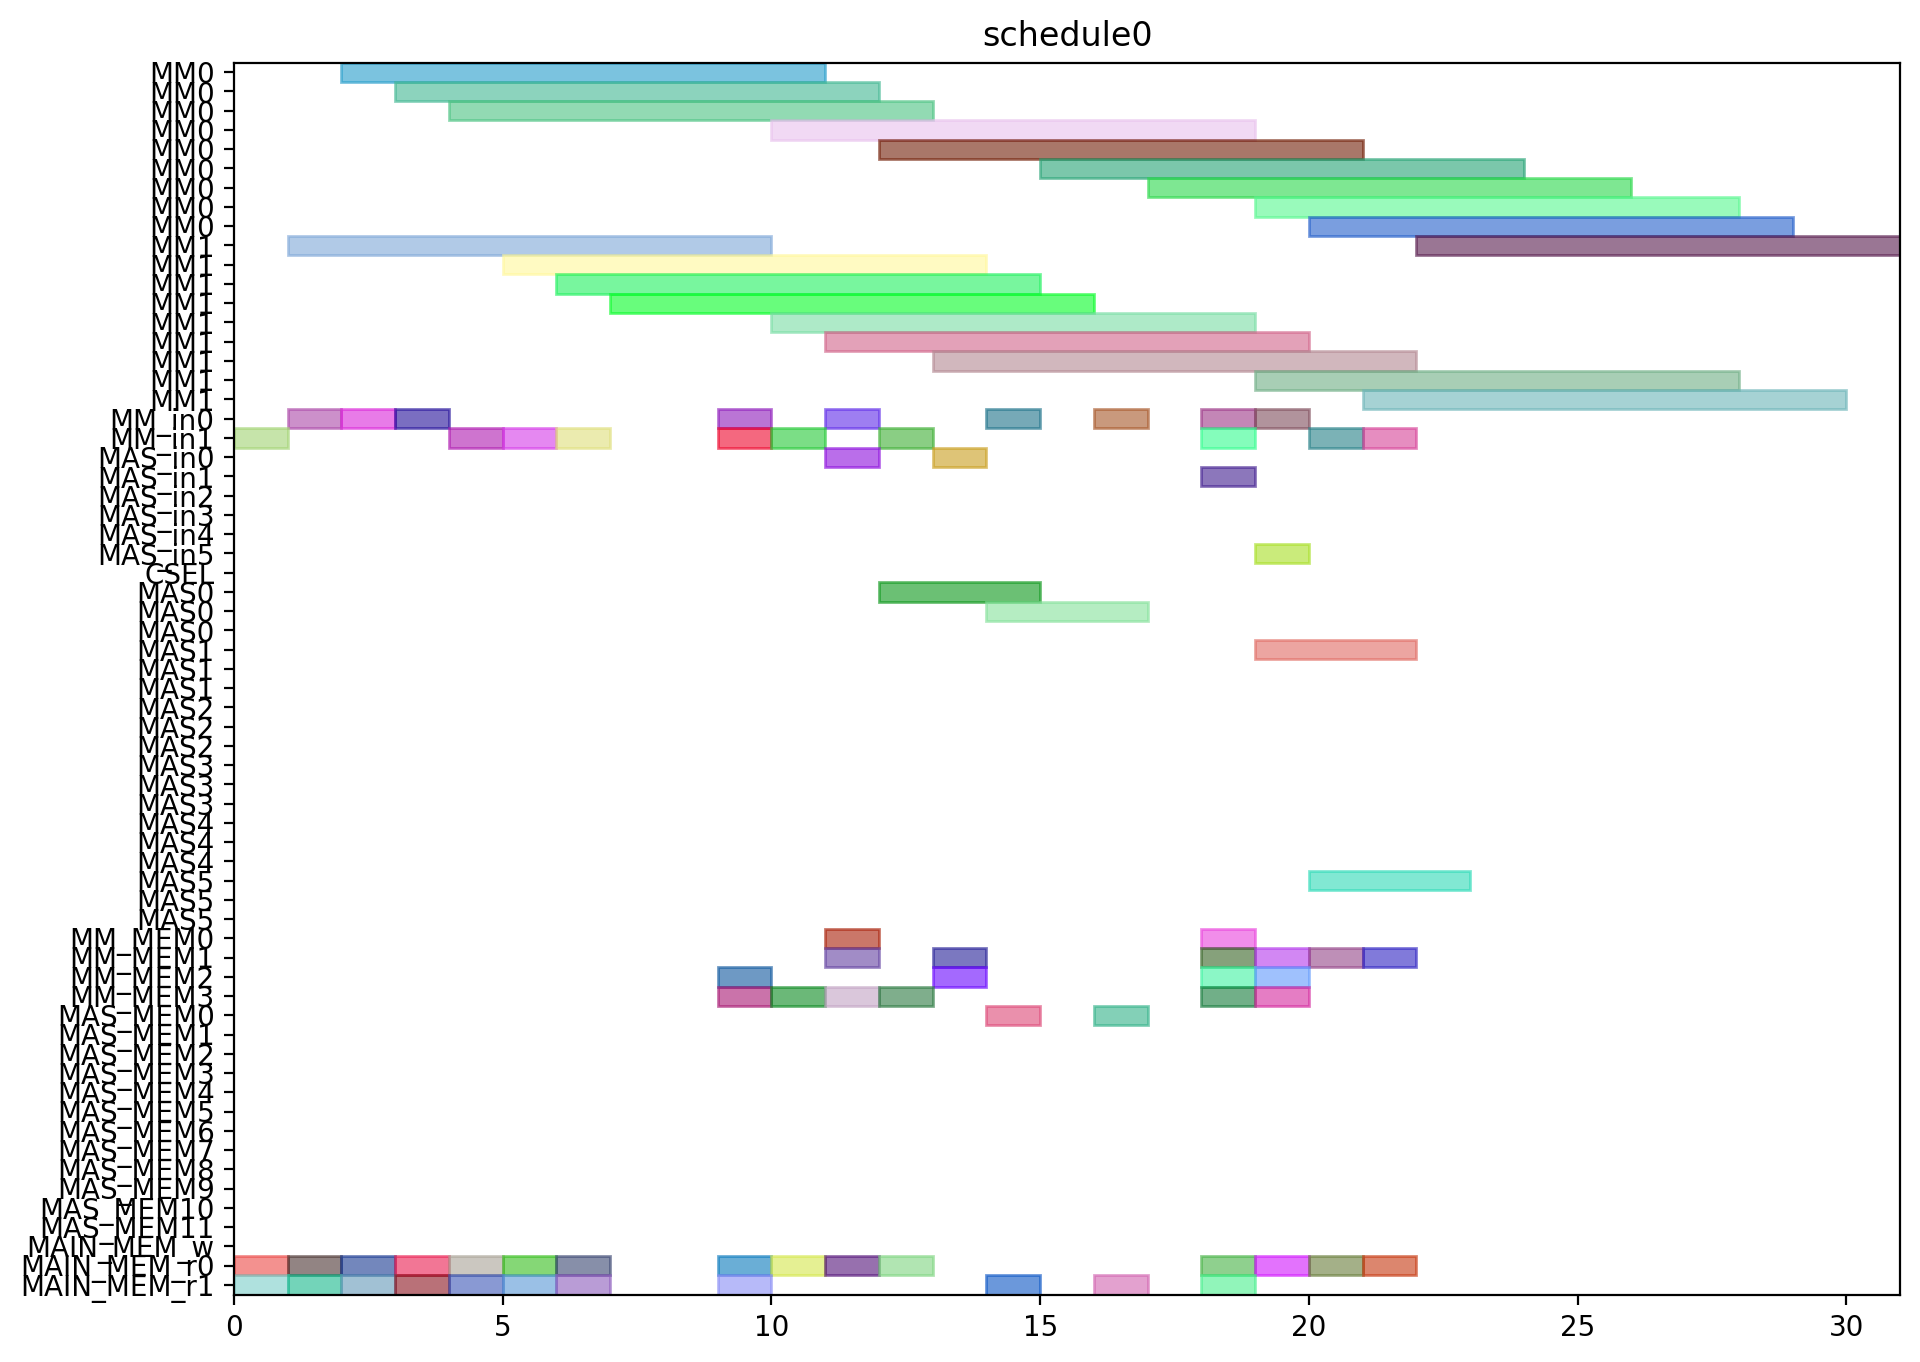

Write Python code to recreate this figure.
from pyschedule import Scenario, solvers, plotters, alt


def solve():
	horizon = 120
	S = Scenario("schedule0", horizon=horizon)

	# resource
	MM = S.Resources('MM', num=2, size=9)
	MM_in = S.Resources('MM_in', num=2)
	MAS_in = S.Resources('MAS_in', num=6)
	CSEL = S.Resource('CSEL')
	MAS = S.Resources('MAS', num=6, size=3, periods=range(1, horizon))
	MM_MEM = S.Resources('MM_MEM', num=4)
	MAS_MEM = S.Resources('MAS_MEM', num=12)
	MAIN_MEM_w = S.Resource('MAIN_MEM_w', size=1)
	MAIN_MEM_r = S.Resources('MAIN_MEM_r', num=2)

	# result of previous scheduling

	# new tasks
	Z_exp2 = S.Task('Z_exp2', length=9, delay_cost=1)
	Z_exp2 += alt(MM)
	Z_exp2_in = S.Task('Z_exp2_in', length=1, delay_cost=1)
	Z_exp2_in += alt(MM_in)
	S += Z_exp2_in*MM_in[0]<=Z_exp2*MM[0]
	S += Z_exp2_in*MM_in[1]<=Z_exp2*MM[1]
	Z_exp2_mem0 = S.Task('Z_exp2_mem0', length=1, delay_cost=1)
	Z_exp2_mem0 += MAIN_MEM_r[0]
	S += Z_exp2_mem0 <= Z_exp2

	Z_exp2_mem1 = S.Task('Z_exp2_mem1', length=1, delay_cost=1)
	Z_exp2_mem1 += MAIN_MEM_r[1]
	S += Z_exp2_mem1 <= Z_exp2

	NX0 = S.Task('NX0', length=9, delay_cost=1)
	NX0 += alt(MM)
	NX0_in = S.Task('NX0_in', length=1, delay_cost=1)
	NX0_in += alt(MM_in)
	S += NX0_in*MM_in[0]<=NX0*MM[0]
	S += NX0_in*MM_in[1]<=NX0*MM[1]
	NX0_mem0 = S.Task('NX0_mem0', length=1, delay_cost=1)
	NX0_mem0 += MAIN_MEM_r[0]
	S += NX0_mem0 <= NX0

	NX0_mem1 = S.Task('NX0_mem1', length=1, delay_cost=1)
	NX0_mem1 += MAIN_MEM_r[1]
	S += NX0_mem1 <= NX0

	k0_10_Z1 = S.Task('k0_10_Z1', length=9, delay_cost=1)
	k0_10_Z1 += alt(MM)
	k0_10_Z1_in = S.Task('k0_10_Z1_in', length=1, delay_cost=1)
	k0_10_Z1_in += alt(MM_in)
	S += k0_10_Z1_in*MM_in[0]<=k0_10_Z1*MM[0]
	S += k0_10_Z1_in*MM_in[1]<=k0_10_Z1*MM[1]
	k0_10_Z1_mem0 = S.Task('k0_10_Z1_mem0', length=1, delay_cost=1)
	k0_10_Z1_mem0 += MAIN_MEM_r[0]
	S += k0_10_Z1_mem0 <= k0_10_Z1

	k0_10_Z1_mem1 = S.Task('k0_10_Z1_mem1', length=1, delay_cost=1)
	k0_10_Z1_mem1 += MAIN_MEM_r[1]
	S += k0_10_Z1_mem1 <= k0_10_Z1

	DX0 = S.Task('DX0', length=9, delay_cost=1)
	DX0 += alt(MM)
	DX0_in = S.Task('DX0_in', length=1, delay_cost=1)
	DX0_in += alt(MM_in)
	S += DX0_in*MM_in[0]<=DX0*MM[0]
	S += DX0_in*MM_in[1]<=DX0*MM[1]
	DX0_mem0 = S.Task('DX0_mem0', length=1, delay_cost=1)
	DX0_mem0 += MAIN_MEM_r[0]
	S += DX0_mem0 <= DX0

	DX0_mem1 = S.Task('DX0_mem1', length=1, delay_cost=1)
	DX0_mem1 += MAIN_MEM_r[1]
	S += DX0_mem1 <= DX0

	NY0 = S.Task('NY0', length=9, delay_cost=1)
	NY0 += alt(MM)
	NY0_in = S.Task('NY0_in', length=1, delay_cost=1)
	NY0_in += alt(MM_in)
	S += NY0_in*MM_in[0]<=NY0*MM[0]
	S += NY0_in*MM_in[1]<=NY0*MM[1]
	NY0_mem0 = S.Task('NY0_mem0', length=1, delay_cost=1)
	NY0_mem0 += MAIN_MEM_r[0]
	S += NY0_mem0 <= NY0

	NY0_mem1 = S.Task('NY0_mem1', length=1, delay_cost=1)
	NY0_mem1 += MAIN_MEM_r[1]
	S += NY0_mem1 <= NY0

	k2_14_Z1 = S.Task('k2_14_Z1', length=9, delay_cost=1)
	k2_14_Z1 += alt(MM)
	k2_14_Z1_in = S.Task('k2_14_Z1_in', length=1, delay_cost=1)
	k2_14_Z1_in += alt(MM_in)
	S += k2_14_Z1_in*MM_in[0]<=k2_14_Z1*MM[0]
	S += k2_14_Z1_in*MM_in[1]<=k2_14_Z1*MM[1]
	k2_14_Z1_mem0 = S.Task('k2_14_Z1_mem0', length=1, delay_cost=1)
	k2_14_Z1_mem0 += MAIN_MEM_r[0]
	S += k2_14_Z1_mem0 <= k2_14_Z1

	k2_14_Z1_mem1 = S.Task('k2_14_Z1_mem1', length=1, delay_cost=1)
	k2_14_Z1_mem1 += MAIN_MEM_r[1]
	S += k2_14_Z1_mem1 <= k2_14_Z1

	DY0 = S.Task('DY0', length=9, delay_cost=1)
	DY0 += alt(MM)
	DY0_in = S.Task('DY0_in', length=1, delay_cost=1)
	DY0_in += alt(MM_in)
	S += DY0_in*MM_in[0]<=DY0*MM[0]
	S += DY0_in*MM_in[1]<=DY0*MM[1]
	DY0_mem0 = S.Task('DY0_mem0', length=1, delay_cost=1)
	DY0_mem0 += MAIN_MEM_r[0]
	S += DY0_mem0 <= DY0

	DY0_mem1 = S.Task('DY0_mem1', length=1, delay_cost=1)
	DY0_mem1 += MAIN_MEM_r[1]
	S += DY0_mem1 <= DY0

	Z_exp3 = S.Task('Z_exp3', length=9, delay_cost=1)
	Z_exp3 += alt(MM)
	Z_exp3_in = S.Task('Z_exp3_in', length=1, delay_cost=1)
	Z_exp3_in += alt(MM_in)
	S += Z_exp3_in*MM_in[0]<=Z_exp3*MM[0]
	S += Z_exp3_in*MM_in[1]<=Z_exp3*MM[1]
	Z_exp3_mem0 = S.Task('Z_exp3_mem0', length=1, delay_cost=1)
	Z_exp3_mem0 += alt(MM_MEM)
	S += (Z_exp2*MM[0])-1 < Z_exp3_mem0*MM_MEM[0]
	S += (Z_exp2*MM[1])-1 < Z_exp3_mem0*MM_MEM[2]
	S += Z_exp3_mem0 <= Z_exp3

	Z_exp3_mem1 = S.Task('Z_exp3_mem1', length=1, delay_cost=1)
	Z_exp3_mem1 += MAIN_MEM_r[1]
	S += Z_exp3_mem1 <= Z_exp3

	NX1_ = S.Task('NX1_', length=3, delay_cost=1)
	NX1_ += alt(MAS)
	NX1__in = S.Task('NX1__in', length=1, delay_cost=1)
	NX1__in += alt(MAS_in)
	S += NX1__in*MAS_in[0]<=NX1_*MAS[0]

	S += NX1__in*MAS_in[1]<=NX1_*MAS[1]

	S += NX1__in*MAS_in[2]<=NX1_*MAS[2]

	S += NX1__in*MAS_in[3]<=NX1_*MAS[3]

	S += NX1__in*MAS_in[4]<=NX1_*MAS[4]

	S += NX1__in*MAS_in[5]<=NX1_*MAS[5]

	NX1__mem0 = S.Task('NX1__mem0', length=1, delay_cost=1)
	NX1__mem0 += alt(MM_MEM)
	S += (NX0*MM[0])-1 < NX1__mem0*MM_MEM[0]
	S += (NX0*MM[1])-1 < NX1__mem0*MM_MEM[2]
	S += NX1__mem0 <= NX1_

	NX1__mem1 = S.Task('NX1__mem1', length=1, delay_cost=1)
	NX1__mem1 += alt(MM_MEM)
	S += (k0_10_Z1*MM[0])-1 < NX1__mem1*MM_MEM[1]
	S += (k0_10_Z1*MM[1])-1 < NX1__mem1*MM_MEM[3]
	S += NX1__mem1 <= NX1_

	k0_9_Z2 = S.Task('k0_9_Z2', length=9, delay_cost=1)
	k0_9_Z2 += alt(MM)
	k0_9_Z2_in = S.Task('k0_9_Z2_in', length=1, delay_cost=1)
	k0_9_Z2_in += alt(MM_in)
	S += k0_9_Z2_in*MM_in[0]<=k0_9_Z2*MM[0]
	S += k0_9_Z2_in*MM_in[1]<=k0_9_Z2*MM[1]
	k0_9_Z2_mem0 = S.Task('k0_9_Z2_mem0', length=1, delay_cost=1)
	k0_9_Z2_mem0 += MAIN_MEM_r[0]
	S += k0_9_Z2_mem0 <= k0_9_Z2

	k0_9_Z2_mem1 = S.Task('k0_9_Z2_mem1', length=1, delay_cost=1)
	k0_9_Z2_mem1 += alt(MM_MEM)
	S += (Z_exp2*MM[0])-1 < k0_9_Z2_mem1*MM_MEM[1]
	S += (Z_exp2*MM[1])-1 < k0_9_Z2_mem1*MM_MEM[3]
	S += k0_9_Z2_mem1 <= k0_9_Z2

	k1_9_Z2 = S.Task('k1_9_Z2', length=9, delay_cost=1)
	k1_9_Z2 += alt(MM)
	k1_9_Z2_in = S.Task('k1_9_Z2_in', length=1, delay_cost=1)
	k1_9_Z2_in += alt(MM_in)
	S += k1_9_Z2_in*MM_in[0]<=k1_9_Z2*MM[0]
	S += k1_9_Z2_in*MM_in[1]<=k1_9_Z2*MM[1]
	k1_9_Z2_mem0 = S.Task('k1_9_Z2_mem0', length=1, delay_cost=1)
	k1_9_Z2_mem0 += MAIN_MEM_r[0]
	S += k1_9_Z2_mem0 <= k1_9_Z2

	k1_9_Z2_mem1 = S.Task('k1_9_Z2_mem1', length=1, delay_cost=1)
	k1_9_Z2_mem1 += alt(MM_MEM)
	S += (Z_exp2*MM[0])-1 < k1_9_Z2_mem1*MM_MEM[1]
	S += (Z_exp2*MM[1])-1 < k1_9_Z2_mem1*MM_MEM[3]
	S += k1_9_Z2_mem1 <= k1_9_Z2

	NY1_ = S.Task('NY1_', length=3, delay_cost=1)
	NY1_ += alt(MAS)
	NY1__in = S.Task('NY1__in', length=1, delay_cost=1)
	NY1__in += alt(MAS_in)
	S += NY1__in*MAS_in[0]<=NY1_*MAS[0]

	S += NY1__in*MAS_in[1]<=NY1_*MAS[1]

	S += NY1__in*MAS_in[2]<=NY1_*MAS[2]

	S += NY1__in*MAS_in[3]<=NY1_*MAS[3]

	S += NY1__in*MAS_in[4]<=NY1_*MAS[4]

	S += NY1__in*MAS_in[5]<=NY1_*MAS[5]

	NY1__mem0 = S.Task('NY1__mem0', length=1, delay_cost=1)
	NY1__mem0 += alt(MM_MEM)
	S += (NY0*MM[0])-1 < NY1__mem0*MM_MEM[0]
	S += (NY0*MM[1])-1 < NY1__mem0*MM_MEM[2]
	S += NY1__mem0 <= NY1_

	NY1__mem1 = S.Task('NY1__mem1', length=1, delay_cost=1)
	NY1__mem1 += alt(MM_MEM)
	S += (k2_14_Z1*MM[0])-1 < NY1__mem1*MM_MEM[1]
	S += (k2_14_Z1*MM[1])-1 < NY1__mem1*MM_MEM[3]
	S += NY1__mem1 <= NY1_

	k2_13_Z2 = S.Task('k2_13_Z2', length=9, delay_cost=1)
	k2_13_Z2 += alt(MM)
	k2_13_Z2_in = S.Task('k2_13_Z2_in', length=1, delay_cost=1)
	k2_13_Z2_in += alt(MM_in)
	S += k2_13_Z2_in*MM_in[0]<=k2_13_Z2*MM[0]
	S += k2_13_Z2_in*MM_in[1]<=k2_13_Z2*MM[1]
	k2_13_Z2_mem0 = S.Task('k2_13_Z2_mem0', length=1, delay_cost=1)
	k2_13_Z2_mem0 += MAIN_MEM_r[0]
	S += k2_13_Z2_mem0 <= k2_13_Z2

	k2_13_Z2_mem1 = S.Task('k2_13_Z2_mem1', length=1, delay_cost=1)
	k2_13_Z2_mem1 += alt(MM_MEM)
	S += (Z_exp2*MM[0])-1 < k2_13_Z2_mem1*MM_MEM[1]
	S += (Z_exp2*MM[1])-1 < k2_13_Z2_mem1*MM_MEM[3]
	S += k2_13_Z2_mem1 <= k2_13_Z2

	k3_14_Z2 = S.Task('k3_14_Z2', length=9, delay_cost=1)
	k3_14_Z2 += alt(MM)
	k3_14_Z2_in = S.Task('k3_14_Z2_in', length=1, delay_cost=1)
	k3_14_Z2_in += alt(MM_in)
	S += k3_14_Z2_in*MM_in[0]<=k3_14_Z2*MM[0]
	S += k3_14_Z2_in*MM_in[1]<=k3_14_Z2*MM[1]
	k3_14_Z2_mem0 = S.Task('k3_14_Z2_mem0', length=1, delay_cost=1)
	k3_14_Z2_mem0 += MAIN_MEM_r[0]
	S += k3_14_Z2_mem0 <= k3_14_Z2

	k3_14_Z2_mem1 = S.Task('k3_14_Z2_mem1', length=1, delay_cost=1)
	k3_14_Z2_mem1 += alt(MM_MEM)
	S += (Z_exp2*MM[0])-1 < k3_14_Z2_mem1*MM_MEM[1]
	S += (Z_exp2*MM[1])-1 < k3_14_Z2_mem1*MM_MEM[3]
	S += k3_14_Z2_mem1 <= k3_14_Z2

	Z_exp4 = S.Task('Z_exp4', length=9, delay_cost=1)
	Z_exp4 += alt(MM)
	Z_exp4_in = S.Task('Z_exp4_in', length=1, delay_cost=1)
	Z_exp4_in += alt(MM_in)
	S += Z_exp4_in*MM_in[0]<=Z_exp4*MM[0]
	S += Z_exp4_in*MM_in[1]<=Z_exp4*MM[1]
	Z_exp4_mem0 = S.Task('Z_exp4_mem0', length=1, delay_cost=1)
	Z_exp4_mem0 += alt(MM_MEM)
	S += (Z_exp3*MM[0])-1 < Z_exp4_mem0*MM_MEM[0]
	S += (Z_exp3*MM[1])-1 < Z_exp4_mem0*MM_MEM[2]
	S += Z_exp4_mem0 <= Z_exp4

	Z_exp4_mem1 = S.Task('Z_exp4_mem1', length=1, delay_cost=1)
	Z_exp4_mem1 += MAIN_MEM_r[1]
	S += Z_exp4_mem1 <= Z_exp4

	NX1 = S.Task('NX1', length=9, delay_cost=1)
	NX1 += alt(MM)
	NX1_in = S.Task('NX1_in', length=1, delay_cost=1)
	NX1_in += alt(MM_in)
	S += NX1_in*MM_in[0]<=NX1*MM[0]
	S += NX1_in*MM_in[1]<=NX1*MM[1]
	NX1_mem0 = S.Task('NX1_mem0', length=1, delay_cost=1)
	NX1_mem0 += alt(MAS_MEM)
	S += (NX1_*MAS[0])-1 < NX1_mem0*MAS_MEM[0]
	S += (NX1_*MAS[1])-1 < NX1_mem0*MAS_MEM[2]
	S += (NX1_*MAS[2])-1 < NX1_mem0*MAS_MEM[4]
	S += (NX1_*MAS[3])-1 < NX1_mem0*MAS_MEM[6]
	S += (NX1_*MAS[4])-1 < NX1_mem0*MAS_MEM[8]
	S += (NX1_*MAS[5])-1 < NX1_mem0*MAS_MEM[10]
	S += NX1_mem0 <= NX1

	NX1_mem1 = S.Task('NX1_mem1', length=1, delay_cost=1)
	NX1_mem1 += MAIN_MEM_r[1]
	S += NX1_mem1 <= NX1

	k0_8_Z3 = S.Task('k0_8_Z3', length=9, delay_cost=1)
	k0_8_Z3 += alt(MM)
	k0_8_Z3_in = S.Task('k0_8_Z3_in', length=1, delay_cost=1)
	k0_8_Z3_in += alt(MM_in)
	S += k0_8_Z3_in*MM_in[0]<=k0_8_Z3*MM[0]
	S += k0_8_Z3_in*MM_in[1]<=k0_8_Z3*MM[1]
	k0_8_Z3_mem0 = S.Task('k0_8_Z3_mem0', length=1, delay_cost=1)
	k0_8_Z3_mem0 += MAIN_MEM_r[0]
	S += k0_8_Z3_mem0 <= k0_8_Z3

	k0_8_Z3_mem1 = S.Task('k0_8_Z3_mem1', length=1, delay_cost=1)
	k0_8_Z3_mem1 += alt(MM_MEM)
	S += (Z_exp3*MM[0])-1 < k0_8_Z3_mem1*MM_MEM[1]
	S += (Z_exp3*MM[1])-1 < k0_8_Z3_mem1*MM_MEM[3]
	S += k0_8_Z3_mem1 <= k0_8_Z3

	DX1_ = S.Task('DX1_', length=3, delay_cost=1)
	DX1_ += alt(MAS)
	DX1__in = S.Task('DX1__in', length=1, delay_cost=1)
	DX1__in += alt(MAS_in)
	S += DX1__in*MAS_in[0]<=DX1_*MAS[0]

	S += DX1__in*MAS_in[1]<=DX1_*MAS[1]

	S += DX1__in*MAS_in[2]<=DX1_*MAS[2]

	S += DX1__in*MAS_in[3]<=DX1_*MAS[3]

	S += DX1__in*MAS_in[4]<=DX1_*MAS[4]

	S += DX1__in*MAS_in[5]<=DX1_*MAS[5]

	DX1__mem0 = S.Task('DX1__mem0', length=1, delay_cost=1)
	DX1__mem0 += alt(MM_MEM)
	S += (DX0*MM[0])-1 < DX1__mem0*MM_MEM[0]
	S += (DX0*MM[1])-1 < DX1__mem0*MM_MEM[2]
	S += DX1__mem0 <= DX1_

	DX1__mem1 = S.Task('DX1__mem1', length=1, delay_cost=1)
	DX1__mem1 += alt(MM_MEM)
	S += (k1_9_Z2*MM[0])-1 < DX1__mem1*MM_MEM[1]
	S += (k1_9_Z2*MM[1])-1 < DX1__mem1*MM_MEM[3]
	S += DX1__mem1 <= DX1_

	k1_8_Z3 = S.Task('k1_8_Z3', length=9, delay_cost=1)
	k1_8_Z3 += alt(MM)
	k1_8_Z3_in = S.Task('k1_8_Z3_in', length=1, delay_cost=1)
	k1_8_Z3_in += alt(MM_in)
	S += k1_8_Z3_in*MM_in[0]<=k1_8_Z3*MM[0]
	S += k1_8_Z3_in*MM_in[1]<=k1_8_Z3*MM[1]
	k1_8_Z3_mem0 = S.Task('k1_8_Z3_mem0', length=1, delay_cost=1)
	k1_8_Z3_mem0 += MAIN_MEM_r[0]
	S += k1_8_Z3_mem0 <= k1_8_Z3

	k1_8_Z3_mem1 = S.Task('k1_8_Z3_mem1', length=1, delay_cost=1)
	k1_8_Z3_mem1 += alt(MM_MEM)
	S += (Z_exp3*MM[0])-1 < k1_8_Z3_mem1*MM_MEM[1]
	S += (Z_exp3*MM[1])-1 < k1_8_Z3_mem1*MM_MEM[3]
	S += k1_8_Z3_mem1 <= k1_8_Z3

	NY1 = S.Task('NY1', length=9, delay_cost=1)
	NY1 += alt(MM)
	NY1_in = S.Task('NY1_in', length=1, delay_cost=1)
	NY1_in += alt(MM_in)
	S += NY1_in*MM_in[0]<=NY1*MM[0]
	S += NY1_in*MM_in[1]<=NY1*MM[1]
	NY1_mem0 = S.Task('NY1_mem0', length=1, delay_cost=1)
	NY1_mem0 += alt(MAS_MEM)
	S += (NY1_*MAS[0])-1 < NY1_mem0*MAS_MEM[0]
	S += (NY1_*MAS[1])-1 < NY1_mem0*MAS_MEM[2]
	S += (NY1_*MAS[2])-1 < NY1_mem0*MAS_MEM[4]
	S += (NY1_*MAS[3])-1 < NY1_mem0*MAS_MEM[6]
	S += (NY1_*MAS[4])-1 < NY1_mem0*MAS_MEM[8]
	S += (NY1_*MAS[5])-1 < NY1_mem0*MAS_MEM[10]
	S += NY1_mem0 <= NY1

	NY1_mem1 = S.Task('NY1_mem1', length=1, delay_cost=1)
	NY1_mem1 += MAIN_MEM_r[1]
	S += NY1_mem1 <= NY1

	k2_12_Z3 = S.Task('k2_12_Z3', length=9, delay_cost=1)
	k2_12_Z3 += alt(MM)
	k2_12_Z3_in = S.Task('k2_12_Z3_in', length=1, delay_cost=1)
	k2_12_Z3_in += alt(MM_in)
	S += k2_12_Z3_in*MM_in[0]<=k2_12_Z3*MM[0]
	S += k2_12_Z3_in*MM_in[1]<=k2_12_Z3*MM[1]
	k2_12_Z3_mem0 = S.Task('k2_12_Z3_mem0', length=1, delay_cost=1)
	k2_12_Z3_mem0 += MAIN_MEM_r[0]
	S += k2_12_Z3_mem0 <= k2_12_Z3

	k2_12_Z3_mem1 = S.Task('k2_12_Z3_mem1', length=1, delay_cost=1)
	k2_12_Z3_mem1 += alt(MM_MEM)
	S += (Z_exp3*MM[0])-1 < k2_12_Z3_mem1*MM_MEM[1]
	S += (Z_exp3*MM[1])-1 < k2_12_Z3_mem1*MM_MEM[3]
	S += k2_12_Z3_mem1 <= k2_12_Z3

	DY1_ = S.Task('DY1_', length=3, delay_cost=1)
	DY1_ += alt(MAS)
	DY1__in = S.Task('DY1__in', length=1, delay_cost=1)
	DY1__in += alt(MAS_in)
	S += DY1__in*MAS_in[0]<=DY1_*MAS[0]

	S += DY1__in*MAS_in[1]<=DY1_*MAS[1]

	S += DY1__in*MAS_in[2]<=DY1_*MAS[2]

	S += DY1__in*MAS_in[3]<=DY1_*MAS[3]

	S += DY1__in*MAS_in[4]<=DY1_*MAS[4]

	S += DY1__in*MAS_in[5]<=DY1_*MAS[5]

	DY1__mem0 = S.Task('DY1__mem0', length=1, delay_cost=1)
	DY1__mem0 += alt(MM_MEM)
	S += (DY0*MM[0])-1 < DY1__mem0*MM_MEM[0]
	S += (DY0*MM[1])-1 < DY1__mem0*MM_MEM[2]
	S += DY1__mem0 <= DY1_

	DY1__mem1 = S.Task('DY1__mem1', length=1, delay_cost=1)
	DY1__mem1 += alt(MM_MEM)
	S += (k3_14_Z2*MM[0])-1 < DY1__mem1*MM_MEM[1]
	S += (k3_14_Z2*MM[1])-1 < DY1__mem1*MM_MEM[3]
	S += DY1__mem1 <= DY1_

	k3_13_Z3 = S.Task('k3_13_Z3', length=9, delay_cost=1)
	k3_13_Z3 += alt(MM)
	k3_13_Z3_in = S.Task('k3_13_Z3_in', length=1, delay_cost=1)
	k3_13_Z3_in += alt(MM_in)
	S += k3_13_Z3_in*MM_in[0]<=k3_13_Z3*MM[0]
	S += k3_13_Z3_in*MM_in[1]<=k3_13_Z3*MM[1]
	k3_13_Z3_mem0 = S.Task('k3_13_Z3_mem0', length=1, delay_cost=1)
	k3_13_Z3_mem0 += MAIN_MEM_r[0]
	S += k3_13_Z3_mem0 <= k3_13_Z3

	k3_13_Z3_mem1 = S.Task('k3_13_Z3_mem1', length=1, delay_cost=1)
	k3_13_Z3_mem1 += alt(MM_MEM)
	S += (Z_exp3*MM[0])-1 < k3_13_Z3_mem1*MM_MEM[1]
	S += (Z_exp3*MM[1])-1 < k3_13_Z3_mem1*MM_MEM[3]
	S += k3_13_Z3_mem1 <= k3_13_Z3

	solvers.mip.solve(S,msg=1,kind='CPLEX',ratio_gap=1.01)

	solution = [['hoge']*len(S.solution()[1]) for i in range(len(S.solution()))]
	for i in range(len(S.solution())):
		for j in range(len(S.solution()[i])):
			solution[i][j]=str(S.solution()[i][j])
	print(solution)

	cycles = int(solution[-1][3])

	pic_file_name = "/mnt/rose/usr1/fukuda/ABE/multiRAM_multiMAS_16mux/scheduling_result/stage9MM2_stage3MAS6/ISOGENY/schedule0.png"
	if(S.solution() != []):
		plotters.matplotlib.plot(S,img_filename=pic_file_name, show_task_labels=False, fig_size=(cycles*0.25+3, 8))

	return solution
